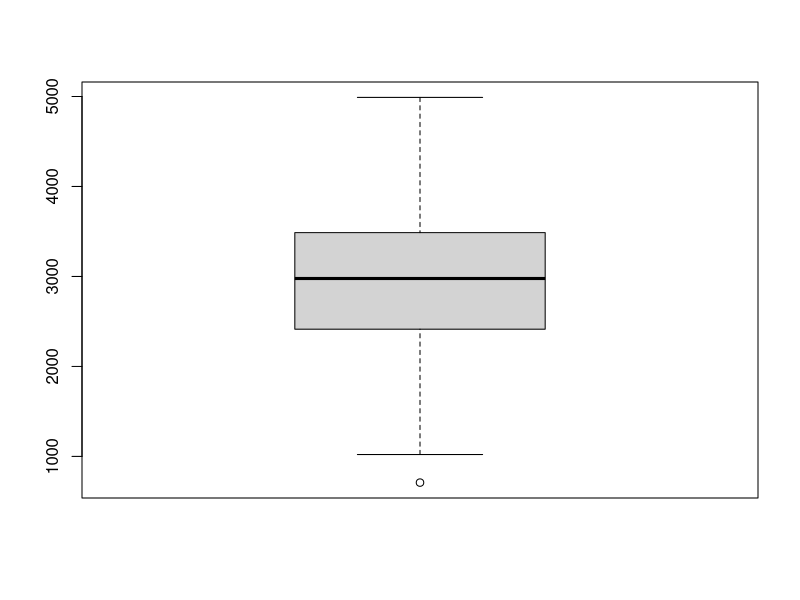
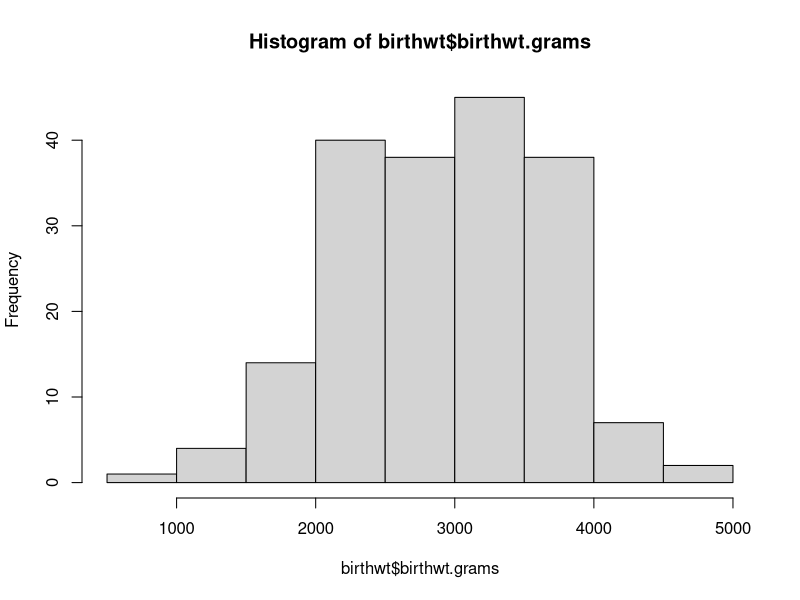
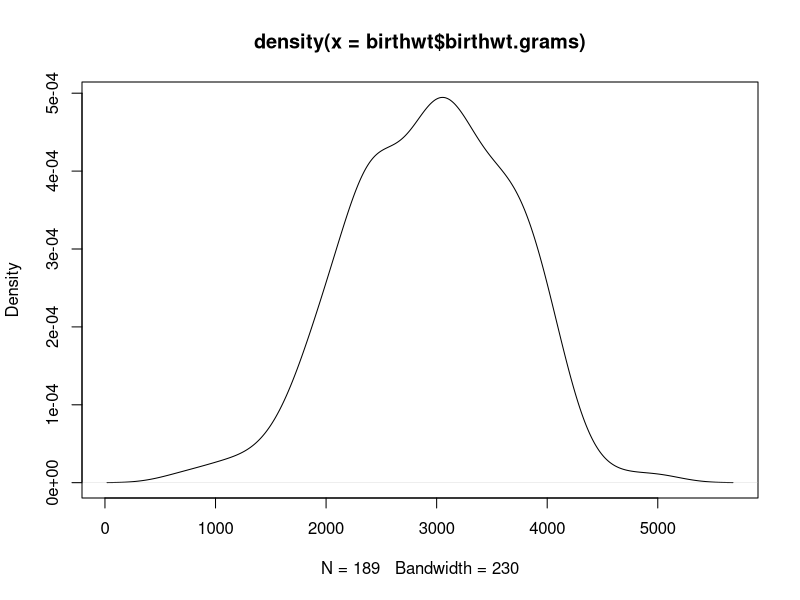

Here is the R script that generated these plots, in order:
library(MASS)
mydata<- MASS :: birthwt
colnames(birthwt) <- c("birthwt.below.2500", "mother.age", "mother.weight",
                       "race", "mother.smokes", "previous.prem.labor", "hypertension", 
                       "uterine.irr", "physician.visits", "birthwt.grams")
mean(birthwt$birthwt.grams)
boxplot(birthwt$birthwt.grams)

#trimmed mean
mean(birthwt$birthwt.grams, trim = 0.50)
mean(birthwt$birthwt.grams, trim = 0.60) #result doesnt change because default is 0.50

#missing values
is.na(birthwt$birthwt.grams)
table(is.na(birthwt$birthwt.grams))

hist(birthwt$birthwt.grams)
d<-density(birthwt$birthwt.grams)
plot(d)

#4 healthy kids in 5 kids with probability of being healhty is 0.75
dbinom(x=4,size=5,prob=0.75)

#at least 4 healthy kids in 5 kids with probability of being healhty is 0.75
pbinom(q=4,size=5,prob=0.75)

#generate 100 cases for this story
rbinom(n=100,size = 6,prob = 0.75)

#prob=0.5 how many kids are healthy
qbinom(0.5,5,0.75)

#poisson distribution
dpois(12,1.2)
1-dpois(12,1.2)
ppois(1,1.2)
rpois(100,1.2)
qpois(0.8,1.2)
